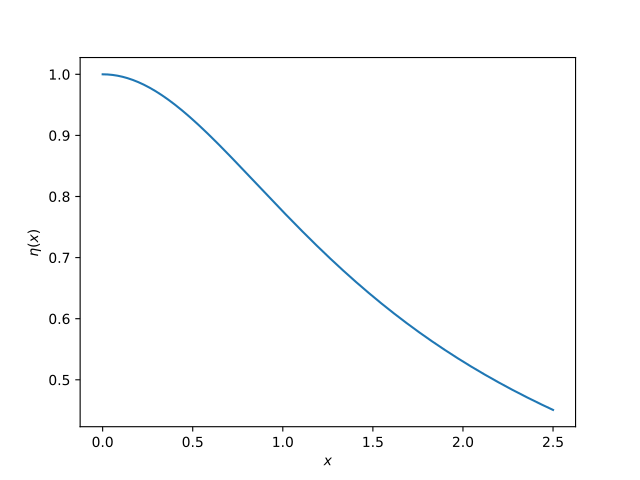

This chart was generated by the following Python code:
import numpy as np
from scipy.special import iv
import matplotlib.pyplot as plt
import os

delta = 0.0001
x = np.linspace(delta, 2.5, 1000)
mH = np.sqrt(2) * x
I_0 = iv(0, 2*mH)
I_1 = iv(1, 2*mH)
I_2 = iv(2, 2*mH)
eta = 2 / mH * I_2 / I_1
fig, ax = plt.subplots()
ax.plot(x, eta)
ax.set_xlabel('$x$')
ax.set_ylabel('$\eta(x)$')
name = os.path.basename(__file__).split(".")[0]
plt.savefig(f'./{name}.pdf')
plt.show()
